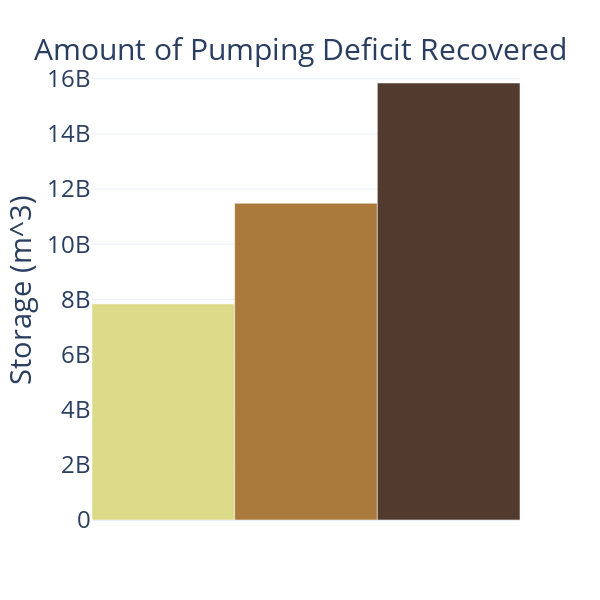

The notebook cell saved with this chart:
### Code cell
amount_of_lost_storage_recovered = {}
for run_name in run_names:
    water_required_to_recover = list(recovery_runs[run_name]["additional_water_required_to_recover"])
    amount_of_lost_storage_recovered[run_name] = 100 * ((water_required_to_recover[0]-water_required_to_recover[-1]) )
amount_of_lost_storage_recovered = pd.DataFrame(amount_of_lost_storage_recovered, index=[0]).T
# px.bar(test, color=test.index, color_discrete_sequence=colors,)
amount_of_lost_storage_recovered_figure = px.bar(amount_of_lost_storage_recovered,
                                                    labels={"x": "Run Name", "y": "Percent of Lost Storage Recovered"},
                                                    color_discrete_sequence=colors,
                                                    color=amount_of_lost_storage_recovered.index,
                                                    template="plotly_white",
                                                    )
amount_of_lost_storage_recovered_figure.update_layout(
    showlegend=False,
    xaxis_title="",
    yaxis_title="Storage (m^3)",
    width=600,
    height=600,
    bargap=0,
    font=dict(size=24),
    title=dict(text="Amount of Pumping Deficit Recovered", font=dict(size=30), automargin=True, yref='paper', xanchor='center', x=0.5, y=0.95),
)
# dont show xaxis labels
amount_of_lost_storage_recovered_figure.update_xaxes(showticklabels=False)
amount_of_lost_storage_recovered_figure.show()

### Figure 1 — Plotly figure (JSON) as saved in the notebook; plotly's stock layout.template omitted (floating-point values rounded to 4 significant figures)
{"data": [{"hovertemplate": "index=%{x}<br>value=%{y}<extra></extra>", "legendgroup": "pumping", "marker": {"color": "#DCDB89", "pattern": {"shape": ""}}, "name": "pumping", "orientation": "v", "showlegend": true, "textposition": "auto", "type": "bar", "x": ["pumping"], "xaxis": "x", "y": [7835000000.0], "yaxis": "y"}, {"hovertemplate": "index=%{x}<br>value=%{y}<extra></extra>", "legendgroup": "double_pumping", "marker": {"color": "#AA793C", "pattern": {"shape": ""}}, "name": "double_pumping", "orientation": "v", "showlegend": true, "textposition": "auto", "type": "bar", "x": ["double_pumping"], "xaxis": "x", "y": [11480000000.0], "yaxis": "y"}, {"hovertemplate": "index=%{x}<br>value=%{y}<extra></extra>", "legendgroup": "triple_pumping", "marker": {"color": "#503B2E", "pattern": {"shape": ""}}, "name": "triple_pumping", "orientation": "v", "showlegend": true, "textposition": "auto", "type": "bar", "x": ["triple_pumping"], "xaxis": "x", "y": [15850000000.0], "yaxis": "y"}], "layout": {"bargap": 0, "barmode": "relative", "font": {"size": 24}, "height": 600, "legend": {"title": {"text": "index"}, "tracegroupgap": 0}, "margin": {"t": 60}, "showlegend": false, "title": {"automargin": true, "font": {"size": 30}, "text": "Amount of Pumping Deficit Recovered", "x": 0.5, "xanchor": "center", "y": 0.95, "yref": "paper"}, "width": 600, "xaxis": {"anchor": "y", "categoryarray": ["pumping", "double_pumping", "triple_pumping"], "categoryorder": "array", "domain": [0, 1], "showticklabels": false, "title": {"text": ""}}, "yaxis": {"anchor": "x", "domain": [0, 1], "title": {"text": "Storage (m^3)"}}}}
